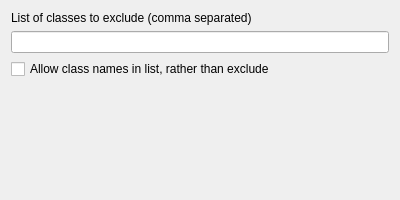
<?xml version="1.0" encoding="UTF-8"?>
<ui version="4.0">
 <class>OpenWindowOnActiveScreenConfig</class>
 <widget class="QWidget" name="OpenWindowOnActiveScreenConfig">
  <property name="geometry">
   <rect>
    <x>0</x>
    <y>0</y>
    <width>400</width>
    <height>200</height>
   </rect>
  </property>
  <property name="windowTitle">
   <string>Open Windows on Active Screen</string>
  </property>
  <layout class="QFormLayout" name="formLayout">
   <item row="0" column="0">
    <widget class="QLabel" name="label_classList">
     <property name="text">
      <string>List of classes to exclude (comma separated)</string>
     </property>
    </widget>
   </item>
   <item row="1" column="0" colspan="2">
    <widget class="QLineEdit" name="kcfg_classList">
      <property name="text">
        <string></string>
      </property>
    </widget>
   </item>
   <item row="2" column="0" colspan="2">
    <widget class="QCheckBox" name="kcfg_allowMode">
      <property name="text">
        <string>Allow class names in list, rather than exclude</string>
      </property>
      <property name="checked">
        <bool>false</bool>
      </property>
    </widget>
   </item>
  </layout>
 </widget>
 <resources/>
 <connections/>
</ui>
